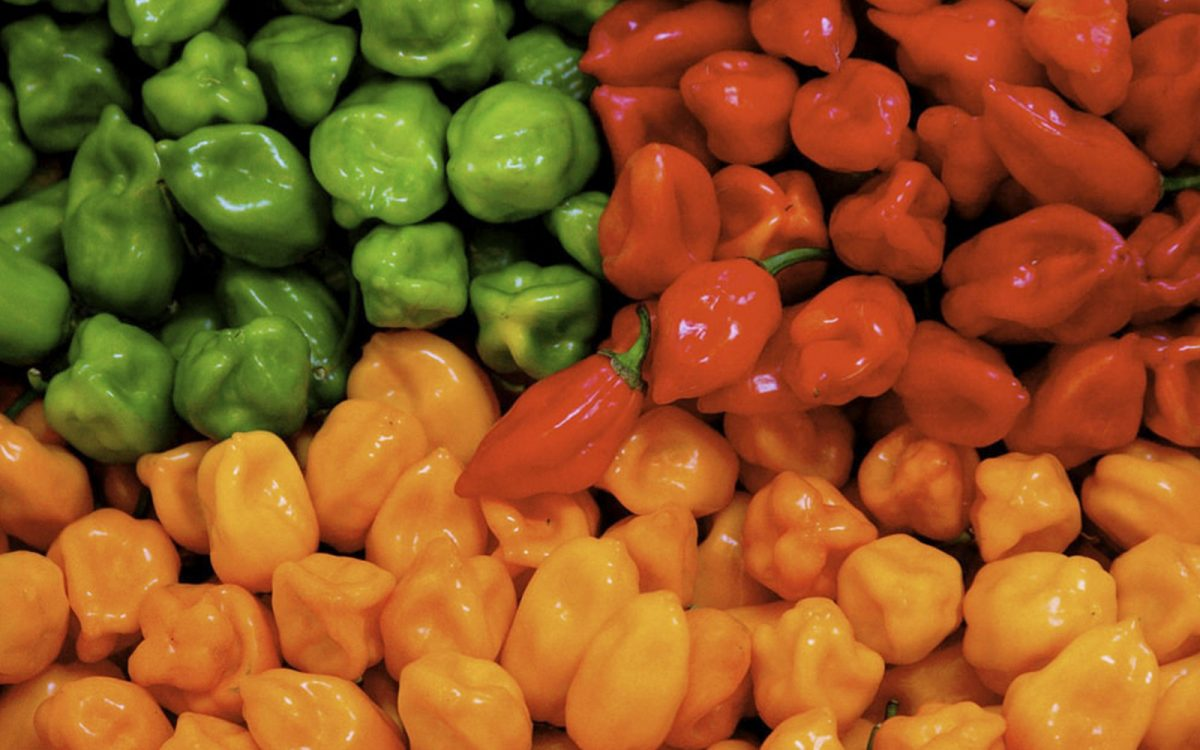
#> input picture ch.jpg, 1200 x 750 px, given in place of the camera
$ python CountingHabaneros.py
#> lines starting #> are read from the running program, lines starting #| are printed output that depends on the picture; after the words box and inside, x2 and y2 are one past the last pixel; in counts of white or black regions, pixels touching at a corner belong together
import cv2
import numpy as np

cam = cv2.VideoCapture(0)

pixel = (20, 60, 80)

global Upper
global Lower

Upper = 0
Lower = 0
black = (0,0,0)

def pickColor(event, x, y, flags, param):
	global Upper
	global Lower

	# If left click is released stores the pixels in a list
	if event == cv2.EVENT_LBUTTONDOWN:
		pixel = imgHSV[y , x]

		# Adjusting range (+/- 10)
		Upper = np.array([pixel[0] + 10, pixel[1] + 10, pixel[2] + 40])
		Lower = np.array([pixel[0] - 10, pixel[1] - 10, pixel[2] - 40])

		print("Current Value:", pixel , "Lower Value:", Lower, "Upper Value:", Upper)

		# Setting a mask with a value filtered according to the last range set
		imgMASK = cv2.inRange(imgHSV, Lower, Upper)

		# Show the image in a new window
		cv2.imshow("Mask", imgMASK)


while True:

	ret, img = cam.read()
#> img is the input picture: shape (750, 1200, 3); mean B, G, R 32.3, 86.6, 144.1
	img = cv2.resize(img, (400, 400))
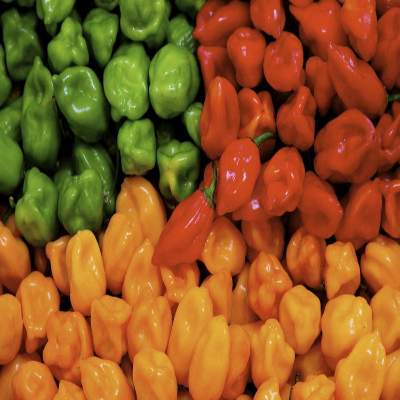
#> img: shape (400, 400, 3); mean B, G, R 32.3, 86.5, 144

	# Creating a new window
	cv2.namedWindow('HSV')

	# Setting a mouse callback with parameteres to the function pickColor
	cv2.setMouseCallback('HSV', pickColor)

	# Filtering the image
	imgGAUSS =  cv2.GaussianBlur(img, (7, 7), 0)
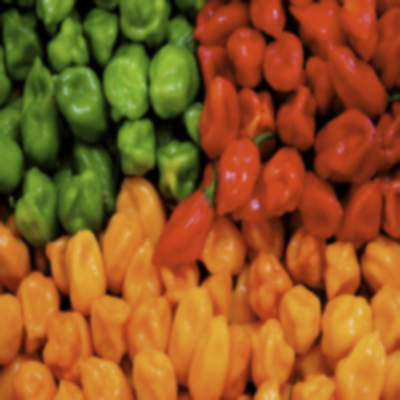
#> imgGAUSS: shape (400, 400, 3); mean B, G, R 32.3, 86.5, 144

	# Converting the image into HSV parameters
	imgHSV = cv2.cvtColor(imgGAUSS, cv2.COLOR_BGR2HSV)
#> imgHSV: shape (400, 400, 3); mean H, S, V 19.3, 197.7, 150.3

	# Filtering by masks and their respective range
	maskOrange = cv2.inRange(imgHSV, Lower, Upper)
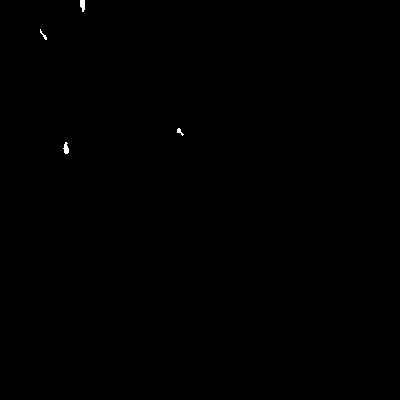
#> maskOrange: shape (400, 400); 0.09% white; 4 white regions, box (x1, y1, x2, y2) and area: (80, 0, 85, 12) 49, (63, 142, 69, 154) 48, (177, 128, 184, 136) 25, (40, 29, 47, 40) 24
	# Ellipse around the target
	kernel = cv2.getStructuringElement(cv2.MORPH_ELLIPSE, (15, 15))

	# Erosioning the image and then dilating it
	maskOrange_OPEN = cv2.morphologyEx(maskOrange, cv2.MORPH_OPEN, kernel)
#> maskOrange_OPEN: shape (400, 400); every value is 0


	# Dilating the image and then erosioning it
	maskOrange_CLOSE = cv2.morphologyEx(maskOrange, cv2.MORPH_CLOSE, kernel)
#> maskOrange_CLOSE: shape (400, 400); 0.09% white; 4 white regions


	# Finding the contour of the habaneros
	contourOrange, hierarchyOrange = cv2.findContours(maskOrange_CLOSE.copy(), cv2.RETR_TREE, cv2.CHAIN_APPROX_NONE)
#> contourOrange = 4 contours, 2 with area under 20; largest, box (x1, y1, x2, y2) and area: (63, 142, 69, 154) 36, (80, 0, 85, 12) 36

	# Drawing contours around the target in this case the habaneros
	# Orange habaneros
	cv2.drawContours(img, contourOrange, -1, black, 1)
#> img: shape (400, 400, 3); under 0.01% of pixels changed, all inside (x1, y1, x2, y2) = (42, 34, 182, 147)
	# Green habaneros

	for contour in range(len(contourOrange)):
		if len(contourOrange[contour]) >= 5:

			ellipse = cv2.fitEllipse(contourOrange[contour])
			cv2.ellipse(img, ellipse, black, 2)
		else: break
#> this loop made 4 passes
#> ellipse on passes 1 to 4: ((65.76, 148.2), (4.45, 11.65), 176), ((179.4, 131.2), (3.83, 8.25), 140.9), ((43.03, 34.4), (2.53, 11.03), 147.7), ((82.12, 4.3), (4.29, 12.28), 176.5)
#> img: shape (400, 400, 3); mean B, G, R 32.3, 86.5, 144

	cv2.imshow("s", img)
	cv2.imshow("HSV", imgHSV)
	if (cv2.waitKey(1) & 0xFF) == 27:
#> (key Esc is pressed here)
		break

cv2.destroyAllWindows()
